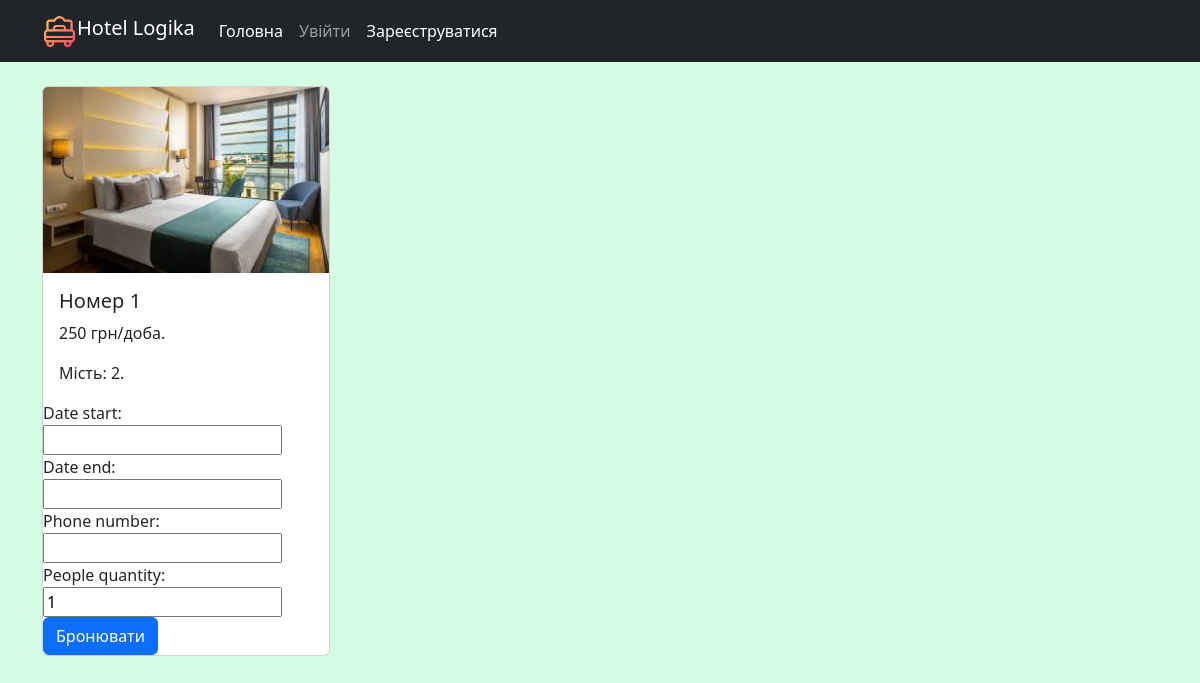
The app's page /booking/1/ with its own data.
### reservation/models.py (models this page shows, shortened)
class Room(models.Model):
    number = models.PositiveIntegerField()
    description = models.TextField(null=True, blank=True)
    place = models.PositiveIntegerField(default=1)
    price = models.PositiveIntegerField()
    image = models.ImageField(upload_to='rooms_image')
    type_room = models.ForeignKey(TypeRoom, on_delete=models.CASCADE)
    class Meta:
        ordering = ['price']  # Сортування за ціною
        verbose_name = "room"  # Назва в однині в адмінці
        verbose_name_plural = "Rooms" #Назва в множині

### reservation/views.py (the view, shortened to what this page needs)
# urls.py: path('booking/<int:id_room>/', booking, name='booking')
def booking(request, id_room):
    room = get_object_or_404(Room, id=id_room)
    form = BookingForm()
    context = {
        'room': room,
        'form': form,
    }
    return render(request, template_name='booking.html', context=context)

### reservation/forms.py
class BookingForm(forms.ModelForm):
    class Meta:
        model = Reservation
        fields = [
            'date_start',
            'date_end',
            'phone_number',
            'people_quantity'
        ]

### templates/booking.html (shortened to what this page needs)
{% extends 'base.html' %}
{% block content %}
        <div class="card" style="width: 18rem;">
          <img src="{{room.image.url}}" class="card-img-top">
          <div class="card-body">
            <h5 class="card-title">Номер {{room.number}}</h5>
            <p class="card-text">{{room.price}} грн/доба.</p>
            <p class="card-text">Мість: {{room.place}}.</p>
          </div>
            <form action="" method="post">
                {{form.as_div}}
                <button type="submit" class="btn btn-primary">Бронювати</button>
            </form>
        </div>
{% endblock %}

### static/css/style.css (style rules this page uses)
body { background-color: #d4fde3; color: black; }

### records on screen
Room: image (picture), number "1", price "250", place "2"
